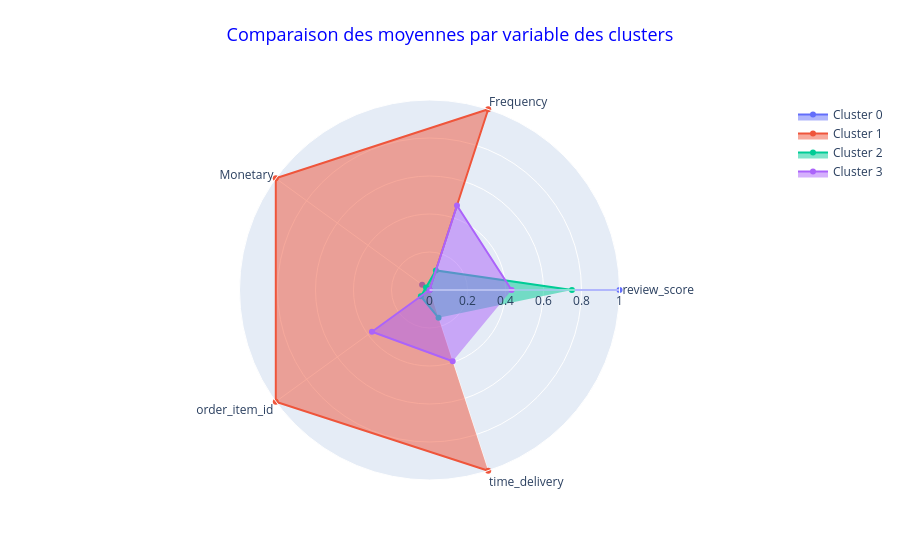

The notebook cell this image was saved under:
### Code cell
df_choice = df_final[['review_score','Frequency','Monetary','order_item_id','time_delivery']]
X_scaled = scaler.fit_transform(df_choice)
X_scaled = pd.DataFrame(X_scaled, index=df_choice.index, columns=df_choice.columns)
kmeans = KMeans(n_clusters=4,init="k-means++",n_init=10,max_iter=300, random_state = 1)
kmeans.fit(X_scaled)
cluster_labels = kmeans.labels_
X_scaled = X_scaled.assign(kmeans_label = cluster_labels)
X_scaled_clusters = X_scaled.groupby("kmeans_label").mean()
print(X_scaled_clusters)
plot_radars(data=X_scaled_clusters, group='kmeans_label')

### Figure 1 — Plotly figure (JSON) as saved in the notebook; plotly's stock layout.template omitted (floating-point values rounded to 4 significant figures)
{"data": [{"fill": "toself", "name": "Cluster 0", "r": [1, 0, 0.04805, 0, 0], "theta": ["review_score", "Frequency", "Monetary", "order_item_id", "time_delivery"], "type": "scatterpolar"}, {"fill": "toself", "name": "Cluster 1", "r": [0, 1.0, 1, 1, 1.0], "theta": ["review_score", "Frequency", "Monetary", "order_item_id", "time_delivery"], "type": "scatterpolar"}, {"fill": "toself", "name": "Cluster 2", "r": [0.7497, 0.1084, 0.0227, 0.05653, 0.1541], "theta": ["review_score", "Frequency", "Monetary", "order_item_id", "time_delivery"], "type": "scatterpolar"}, {"fill": "toself", "name": "Cluster 3", "r": [0.4322, 0.468, 0, 0.3743, 0.3946], "theta": ["review_score", "Frequency", "Monetary", "order_item_id", "time_delivery"], "type": "scatterpolar"}], "layout": {"polar": {"radialaxis": {"range": [0, 1], "visible": true}}, "showlegend": true, "title": {"font": {"color": "blue", "size": 18}, "text": "Comparaison des moyennes par variable des clusters", "x": 0.5, "xanchor": "center", "y": 0.95, "yanchor": "top"}}}
